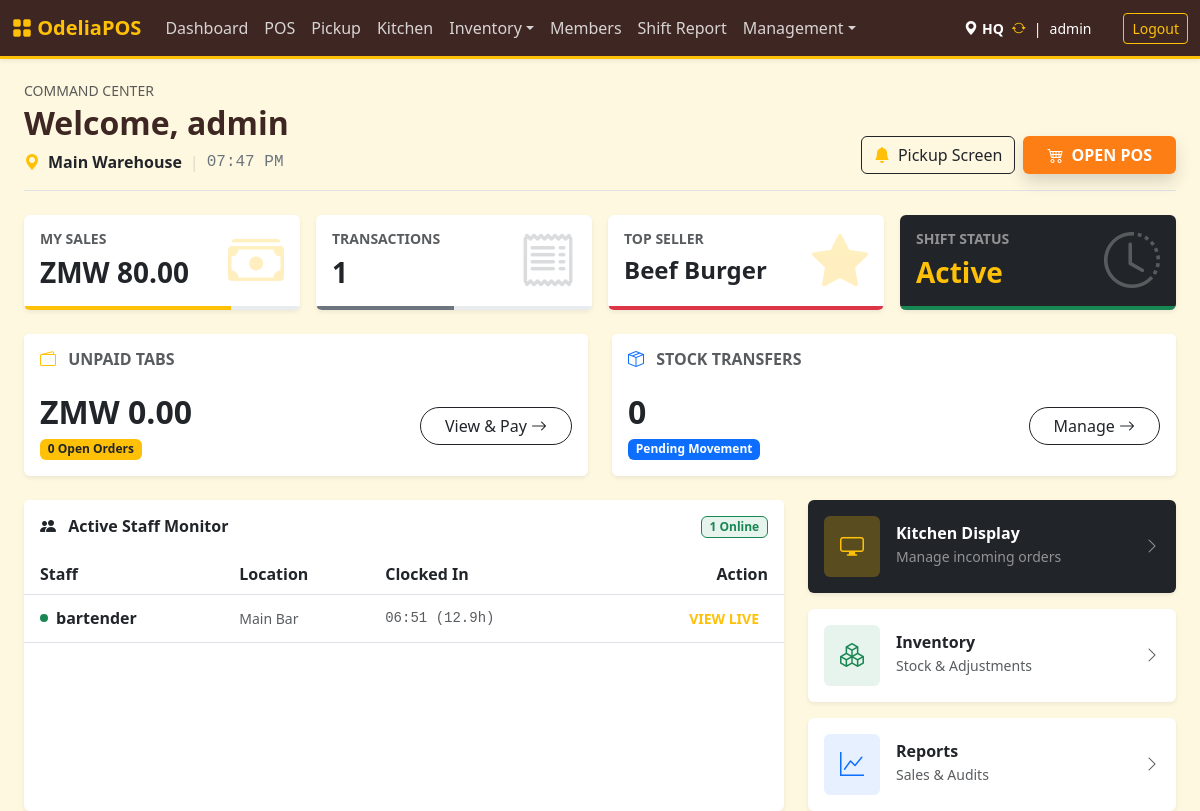
Before: /index.php?page=dashboard (signed in) with the older database file.
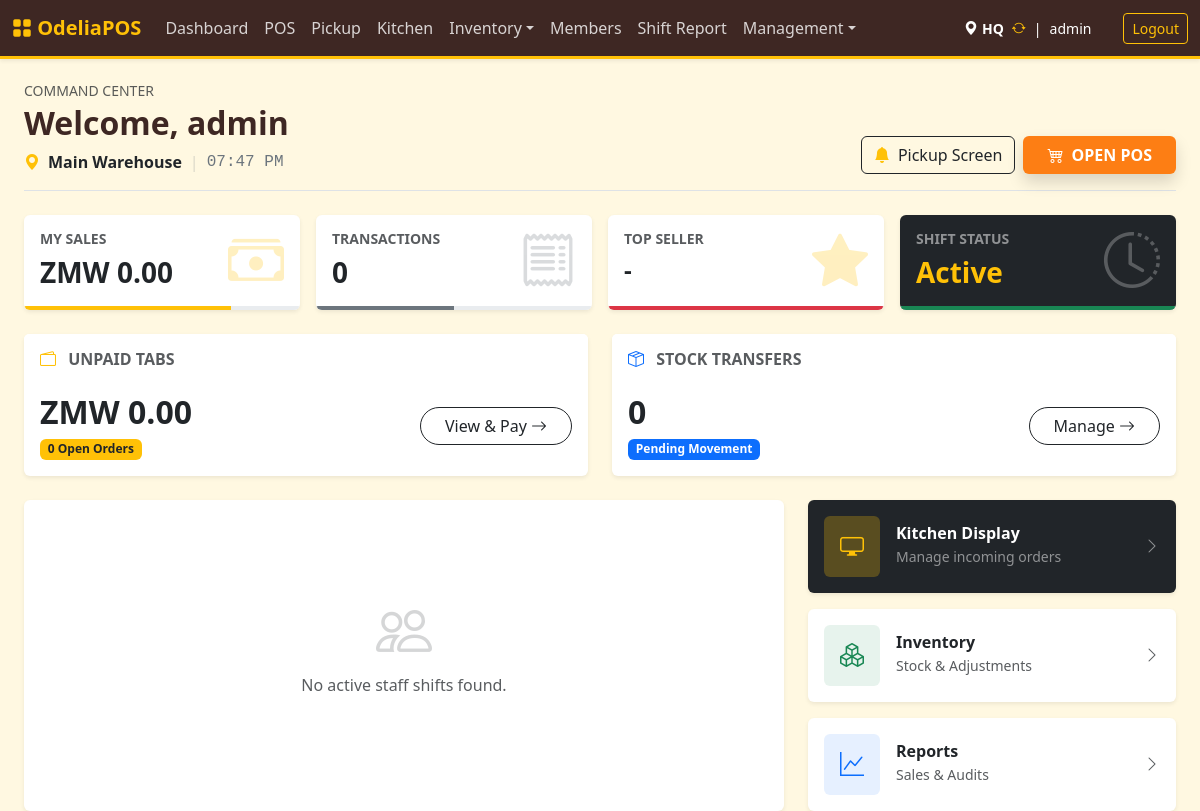
After: the same page with the newer database file.
### tables this page shows
CREATE TABLE `shifts` (
  `id` int NOT NULL AUTO_INCREMENT,
  `user_id` int NOT NULL,
  `location_id` int NOT NULL,
  `start_time` timestamp NULL DEFAULT CURRENT_TIMESTAMP,
  `end_time` timestamp NULL DEFAULT NULL,
  `starting_cash` decimal(10,2) DEFAULT '0.00',
  `closing_cash` decimal(10,2) DEFAULT '0.00',
  `expected_cash` decimal(10,2) DEFAULT '0.00',
  `manager_closing_cash` decimal(10,2) DEFAULT '0.00',
  `status` enum('pending_approval','open','closed') DEFAULT 'pending_approval',
  `variance_reason` text,
  `handover_notes` text,
  `start_verified_by` int DEFAULT NULL,
  `start_verified_at` timestamp NULL DEFAULT NULL,
  `end_verified_by` int DEFAULT NULL,
  `end_verified_at` timestamp NULL DEFAULT NULL,
  PRIMARY KEY (`id`),
  KEY `user_id` (`user_id`),
  KEY `location_id` (`location_id`),
  KEY `start_verified_by` (`start_verified_by`),
  KEY `end_verified_by` (`end_verified_by`),
  CONSTRAINT `shifts_ibfk_1` FOREIGN KEY (`user_id`) REFERENCES `users` (`id`),
  CONSTRAINT `shifts_ibfk_2` FOREIGN KEY (`location_id`) REFERENCES `locations` (`id`),
  CONSTRAINT `shifts_ibfk_3` FOREIGN KEY (`start_verified_by`) REFERENCES `users` (`id`),
  CONSTRAINT `shifts_ibfk_4` FOREIGN KEY (`end_verified_by`) REFERENCES `users` (`id`)
);

CREATE TABLE `users` (
  `id` int NOT NULL AUTO_INCREMENT,
  `username` varchar(50) NOT NULL,
  `full_name` varchar(100) DEFAULT NULL,
  `password_hash` varchar(255) NOT NULL,
  `role` enum('admin','shopkeeper','manager','cashier','dev','chef','waiter','head_chef','bartender') NOT NULL DEFAULT 'cashier',
  `location_id` int DEFAULT NULL,
  `created_at` timestamp NULL DEFAULT CURRENT_TIMESTAMP,
  `force_password_change` tinyint(1) DEFAULT '0',
  PRIMARY KEY (`id`),
  UNIQUE KEY `username` (`username`),
  KEY `location_id` (`location_id`),
  CONSTRAINT `users_ibfk_1` FOREIGN KEY (`location_id`) REFERENCES `locations` (`id`) ON DELETE SET NULL
);

CREATE TABLE `locations` (
  `id` int NOT NULL AUTO_INCREMENT,
  `name` varchar(50) NOT NULL,
  `type` enum('store','kitchen','bar','warehouse') NOT NULL DEFAULT 'store',
  `can_sell` tinyint(1) DEFAULT '1',
  `can_receive_from_vendor` tinyint(1) DEFAULT '0',
  `address` text,
  `phone` varchar(50) DEFAULT '555-0000',
  PRIMARY KEY (`id`)
);

### src/dashboard.php (called while the page is built, shortened)
<?php
$userId = $_SESSION['user_id'];
$locationId = $_SESSION['location_id'] ?? null;
$user = $pdo->prepare("SELECT u.*, COALESCE(l.name, 'Unassigned') as location_name FROM users u LEFT JOIN locations l ON u.location_id = l.id WHERE u.id = ?");
$user->execute([$userId]);
$userData = $user->fetch();
$stmt = $pdo->prepare("SELECT COUNT(*) as txn_count, COALESCE(SUM(final_total), 0) as shift_total FROM sales WHERE user_id = ? AND DATE(created_at) = CURDATE() AND status = 'completed'");
$stmt->execute([$userId]);
$myStats = $stmt->fetch();
$topItem = $pdo->prepare("SELECT p.name FROM sale_items si JOIN products p ON si.product_id = p.id JOIN sales s ON si.sale_id = s.id WHERE s.user_id = ? AND DATE(s.created_at) = CURDATE() GROUP BY p.id ORDER BY SUM(si.quantity) DESC LIMIT 1");
$topItem->execute([$userId]);
$myStats['top_item'] = $topItem->fetchColumn() ?: '-';
$myStats['shift_status'] = 'Active';
if ($locationId) {
    $tabStmt = $pdo->prepare("SELECT COUNT(id) as count, COALESCE(SUM(final_total), 0.00) as total FROM sales WHERE location_id = ? AND payment_status = 'pending'");
    $tabStmt->execute([$locationId]);
    $pendingTabs = $tabStmt->fetch();
    $reqStmt = $pdo->prepare("SELECT COUNT(id) FROM inventory_transfers WHERE (source_location_id = ? OR dest_location_id = ?) AND status IN ('pending', 'in_transit')");
    $reqStmt->execute([$locationId, $locationId]);
    $pendingReqs = $reqStmt->fetchColumn();
}
if (in_array($_SESSION['role'], ['admin', 'manager', 'dev'])) {
    $staffSql = "SELECT u.id, u.username, u.role, l.name as location_name, s.start_time, s.id as shift_id
                 FROM shifts s
                 JOIN users u ON s.user_id = u.id
                 JOIN locations l ON s.location_id = l.id
                 WHERE s.status = 'open'
                 ORDER BY s.start_time DESC";
    $activeStaff = $pdo->query($staffSql)->fetchAll();
}
?>

### templates/dashboard.php (the view, shortened to what the changed rows need)
<div class="d-flex flex-column gap-4">
    <div class="d-flex justify-content-between align-items-end border-bottom pb-3" style="border-color: #e0e0e0;">
        <div>
            <h6 class="text-muted text-uppercase small mb-1">Command Center</h6>
            <h2 class="text-brown fw-bold m-0">Welcome, <?= htmlspecialchars($_SESSION['username'] ?? 'User') ?></h2>
            <div class="d-flex align-items-center mt-2 text-secondary">
                <i class="bi bi-geo-alt-fill text-warning me-2"></i>
                <span class="fw-bold text-dark"><?= htmlspecialchars($userData['location_name'] ?? 'Unknown Location') ?></span>
                <span class="mx-2 opacity-25">|</span>
                <span id="liveClock" class="font-monospace">--:--</span>
            </div>
        </div>
        <div class="d-flex gap-2">
            <a href="index.php?page=pickup" class="btn btn-outline-dark d-flex align-items-center position-relative">
                <i class="bi bi-bell-fill me-2 text-warning"></i> Pickup Screen
            </a>
            <a href="index.php?page=pos" class="btn btn-theme-orange text-white shadow fw-bold px-4 d-flex align-items-center"><i class="bi bi-cart4 me-2"></i> OPEN POS</a>
        </div>
    </div>
    <div class="row g-3">
        <div class="col-6 col-md-3">
            <div class="card shadow-sm border-0 h-100 position-relative overflow-hidden">
                <div class="card-body">
                    <h6 class="text-uppercase text-muted small fw-bold">My Sales</h6>
                    <h3 class="fw-bold text-brown mb-0">ZMW <?= number_format($myStats['shift_total'] ?? 0, 2) ?></h3>
                    <i class="bi bi-cash-stack position-absolute bottom-0 end-0 p-3 display-4 text-warning opacity-25"></i>
                </div>
                <div class="progress" style="height: 4px;"><div class="progress-bar bg-warning" style="width: 75%"></div></div>
            </div>
        </div>
        <div class="col-6 col-md-3">
            <div class="card shadow-sm border-0 h-100 position-relative overflow-hidden">
                <div class="card-body">
                    <h6 class="text-uppercase text-muted small fw-bold">Transactions</h6>
                    <h3 class="fw-bold text-dark mb-0"><?= number_format($myStats['txn_count'] ?? 0) ?></h3>
                    <i class="bi bi-receipt position-absolute bottom-0 end-0 p-3 display-4 text-secondary opacity-25"></i>
                </div>
                <div class="progress" style="height: 4px;"><div class="progress-bar bg-secondary" style="width: 50%"></div></div>
            </div>
        </div>
        <div class="col-6 col-md-3">
            <div class="card shadow-sm border-0 h-100 position-relative overflow-hidden">
                <div class="card-body">
                    <h6 class="text-uppercase text-muted small fw-bold">Top Seller</h6>
                    <h4 class="fw-bold text-brown text-truncate mb-0" title="<?= htmlspecialchars($myStats['top_item'] ?? '-') ?>"><?= htmlspecialchars($myStats['top_item'] ?? '-') ?></h4>
                    <i class="bi bi-star-fill position-absolute bottom-0 end-0 p-3 display-4 text-warning opacity-25"></i>
                </div>
                <div class="progress" style="height: 4px;"><div class="progress-bar bg-danger" style="width: 100%"></div></div>
            </div>
        </div>
        <div class="col-6 col-md-3">
            <div class="card shadow-sm border-0 h-100 bg-dark text-white position-relative overflow-hidden">
                <div class="card-body">
                    <h6 class="text-uppercase text-white-50 small fw-bold">Shift Status</h6>
                    <h3 class="fw-bold text-warning mb-0"><?= ucfirst($myStats['shift_status'] ?? 'Active') ?></h3>
                    <i class="bi bi-clock-history position-absolute bottom-0 end-0 p-3 display-4 text-white opacity-25"></i>
                </div>
                <div class="progress" style="height: 4px;"><div class="progress-bar bg-success" style="width: 100%"></div></div>
            </div>
        </div>
    </div>
    <div class="row g-4">
        <div class="col-md-6">
            <div class="card shadow-sm border-0 h-100">
                <div class="card-header bg-white border-bottom-0 pt-3 pb-0"><h6 class="fw-bold text-uppercase text-muted"><i class="bi bi-wallet2 text-warning me-2"></i> Unpaid Tabs</h6></div>
                <div class="card-body d-flex justify-content-between align-items-center">
                    <div><h2 class="fw-bold text-dark mb-0">ZMW <?= number_format($pendingTabs['total'], 2) ?></h2><span class="badge bg-warning text-dark mt-2"><?= $pendingTabs['count'] ?> Open Orders</span></div>
                    <a href="index.php?page=pos&view_tabs=1" class="btn btn-outline-dark rounded-pill px-4">View & Pay <i class="bi bi-arrow-right"></i></a>
                </div>
            </div>
        </div>
        <div class="col-md-6">
            <div class="card shadow-sm border-0 h-100">
                <div class="card-header bg-white border-bottom-0 pt-3 pb-0"><h6 class="fw-bold text-uppercase text-muted"><i class="bi bi-box-seam text-primary me-2"></i> Stock Transfers</h6></div>
                <div class="card-body d-flex justify-content-between align-items-center">
                    <div><h2 class="fw-bold text-dark mb-0"><?= $pendingReqs ?></h2><span class="badge bg-primary mt-2">Pending Movement</span></div>
                    <a href="index.php?page=transfers" class="btn btn-outline-dark rounded-pill px-4">Manage <i class="bi bi-arrow-right"></i></a>
                </div>
            </div>
        </div>
    </div>
    <div class="row g-4">
        <div class="col-lg-8">
            <?php if (!empty($activeStaff)): ?>
            <div class="card shadow-sm border-0 h-100">
                <div class="card-header bg-white border-0 py-3 d-flex justify-content-between align-items-center"><h6 class="fw-bold m-0"><i class="bi bi-people-fill text-brown me-2"></i> Active Staff Monitor</h6><span class="badge bg-success bg-opacity-10 text-success border border-success"><?= count($activeStaff) ?> Online</span></div>
                <div class="table-responsive">
                    <table class="table table-hover align-middle mb-0">
                        <thead class="bg-light"><tr><th class="ps-3">Staff</th><th>Location</th><th>Clocked In</th><th class="text-end pe-3">Action</th></tr></thead>
                        <tbody>
                            <?php foreach ($activeStaff as $staff): $hours = round((time() - strtotime($staff['start_time']))/3600, 1); ?>
                            <tr>
                                <td class="ps-3 fw-bold text-dark"><div class="d-flex align-items-center"><div class="rounded-circle bg-success me-2" style="width:8px; height:8px;"></div><?= htmlspecialchars($staff['username']) ?></div></td>
                                <td class="text-muted small"><?= htmlspecialchars($staff['location_name']) ?></td>
                                <td class="font-monospace text-muted small"><?= date('H:i', strtotime($staff['start_time'])) ?> (<?= $hours ?>h)</td>
                                <td class="text-end pe-3"><button class="btn btn-sm btn-link text-decoration-none text-warning fw-bold" onclick="viewShiftDetails(<?= $staff['shift_id'] ?>)">VIEW LIVE</button></td>
                            </tr>
                            <?php endforeach; ?>
                        </tbody>
                    </table>
                </div>
            </div>
            <?php else: ?>
                <div class="card shadow-sm border-0 h-100 d-flex align-items-center justify-content-center p-5 text-muted"><i class="bi bi-people display-4 opacity-25"></i><p class="mt-2">No active staff shifts found.</p></div>
            <?php endif; ?>
        </div>
        <div class="col-lg-4">
            <div class="d-grid gap-3 h-100">
                <a href="index.php?page=kds" class="card shadow-sm border-0 text-decoration-none hover-card h-100 bg-dark text-white"><div class="card-body d-flex align-items-center"><div class="bg-warning bg-opacity-25 rounded p-3 me-3"><i class="bi bi-display text-warning h4 m-0"></i></div><div><h6 class="fw-bold mb-0">Kitchen Display</h6><small class="text-white-50">Manage incoming orders</small></div><i class="bi bi-chevron-right ms-auto text-white-50"></i></div></a>
                <a href="index.php?page=inventory" class="card shadow-sm border-0 text-decoration-none hover-card h-100"><div class="card-body d-flex align-items-center"><div class="bg-success bg-opacity-10 rounded p-3 me-3"><i class="bi bi-boxes text-success h4 m-0"></i></div><div class="text-dark"><h6 class="fw-bold mb-0">Inventory</h6><small class="text-muted">Stock & Adjustments</small></div><i class="bi bi-chevron-right ms-auto text-muted"></i></div></a>
                <?php if (in_array($_SESSION['role'], ['admin', 'manager', 'dev'])): ?>
                <a href="index.php?page=reports" class="card shadow-sm border-0 text-decoration-none hover-card h-100"><div class="card-body d-flex align-items-center"><div class="bg-primary bg-opacity-10 rounded p-3 me-3"><i class="bi bi-graph-up text-primary h4 m-0"></i></div><div class="text-dark"><h6 class="fw-bold mb-0">Reports</h6><small class="text-muted">Sales & Audits</small></div><i class="bi bi-chevron-right ms-auto text-muted"></i></div></a>
                <?php endif; ?>
            </div>
        </div>
    </div>
</div>

Changed rows visible on the page:
removed shifts: user.username "bartender", location.name "Main Bar", start_time "06:51", start_time "12.9"
Other visible differences:
$myStats['shift_total']: "80.00" → "0.00"
$myStats['txn_count']: "1" → "0"
$myStats['top_item']: "Beef Burger" → "-"
count($activeStaff): "1" → (not shown)
text no longer shown: "Active Staff Monitor Online Staff Location Clocked In Action"
text now shown: "No active staff shifts found."
